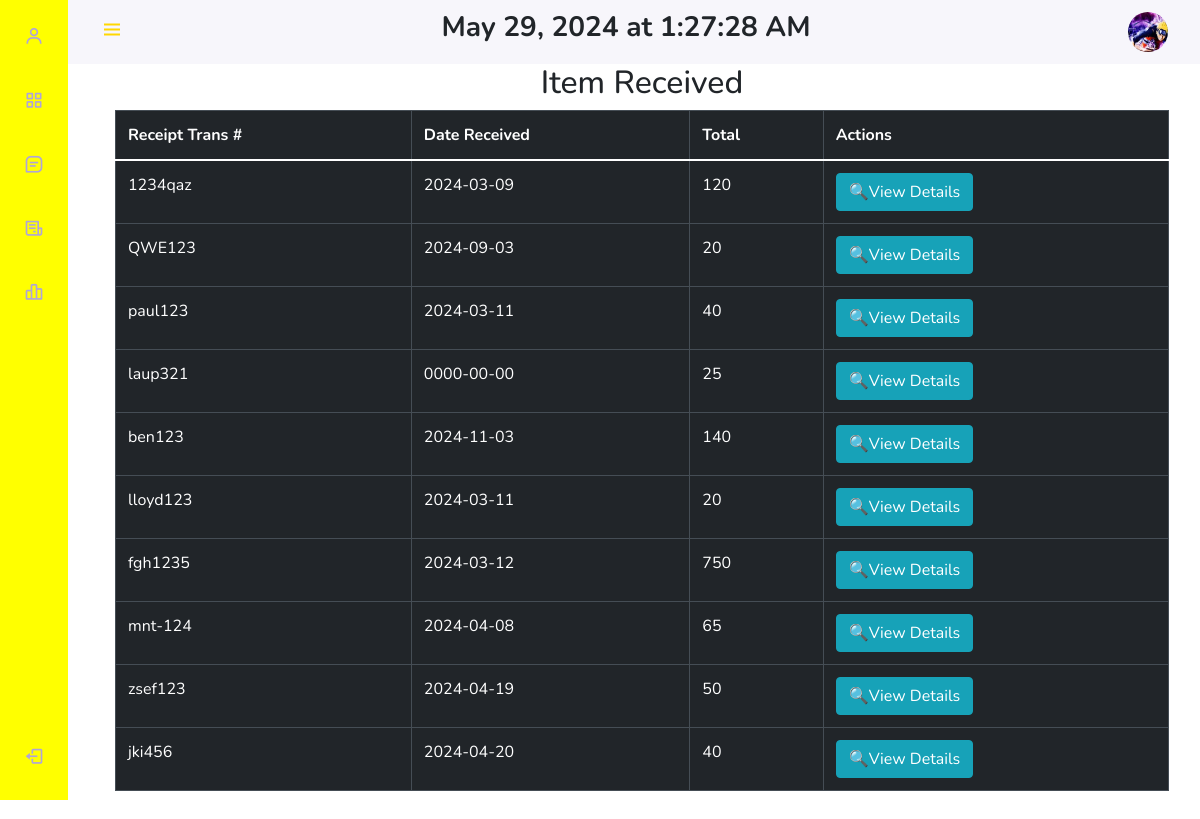
The page /pages/user/user_rdu_view_deliver_received.php (signed in) on the database as committed earlier.
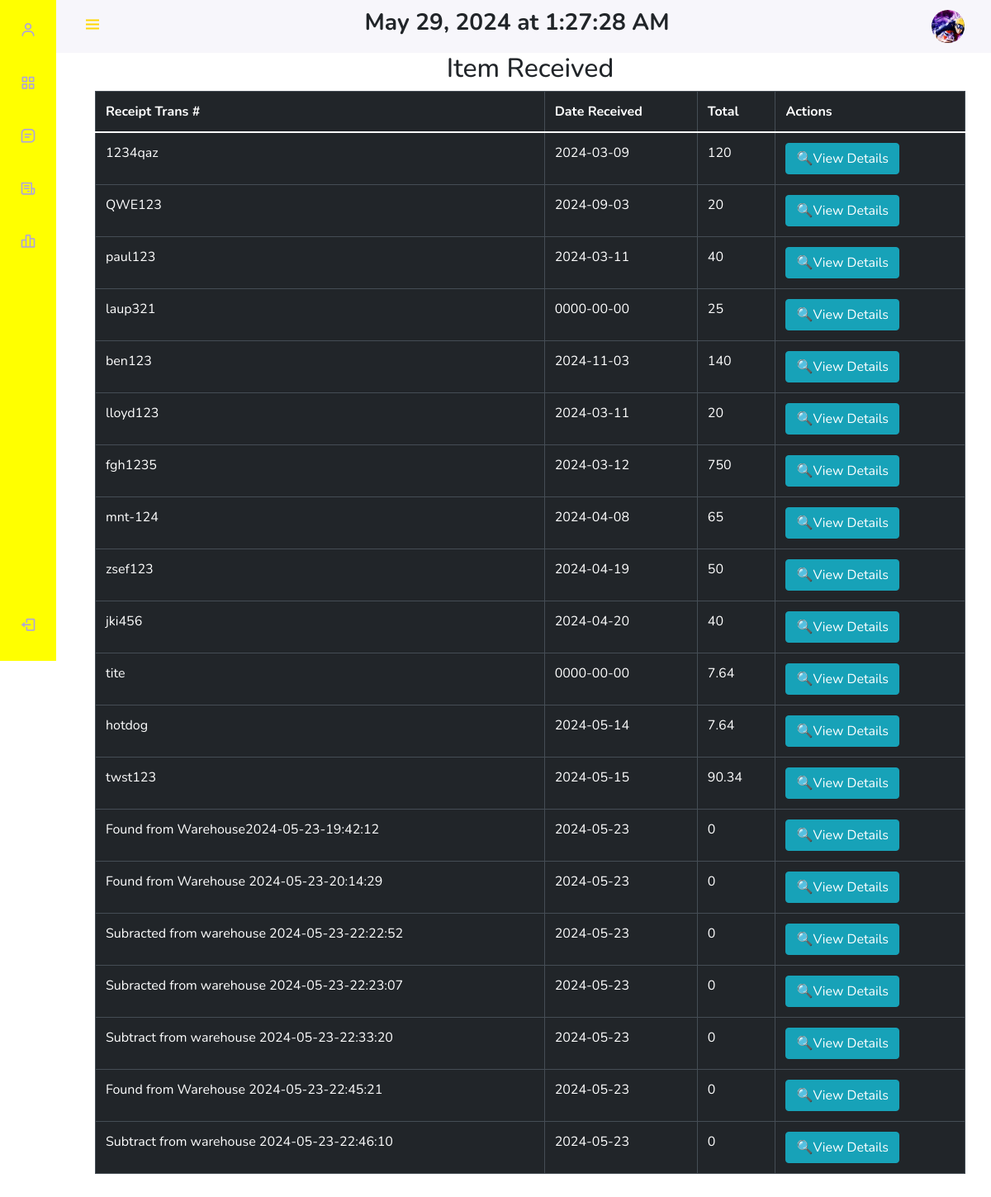
The same page on the database as committed later.
### tables this page shows
CREATE TABLE `deliver_received` (
  `post_trans_number` int(11) NOT NULL,
  `receipt_trans_number` varchar(256) NOT NULL,
  `date_received` date NOT NULL,
  `vendor_name` varchar(255) NOT NULL,
  `total` double NOT NULL,
  `received_by` varchar(256) NOT NULL
);

### pages/user/user_rdu_view_deliver_received.php (the view, shortened to what this page needs)
<!DOCTYPE html>
<html lang="en">
<head>
    <?php include "user_ham.php"; ?>
    <?php
    $data = "SELECT * FROM deliver_received";
    $result = mysqli_query($conn, $data);
    if (mysqli_num_rows($result) > 0) {
        echo "<h2><center>Item Received</center></h2>
    <section class='intro'>
        <div class='gradient-custom-2 h-100'>
            <div class='mask d-flex align-items-center h-100'>
                <div class='container'>
                    <div class='row justify-content-center'>
                        <div class='col-12'>
                            <div class='table-responsive'>
                                <table class='table table-dark table-bordered mb-0'>
                                    <thead>
                                        <tr>
                                            <th scope ='col'>Receipt Trans #</th>
                                            <th scope='col' >Date Received</th>
                                            <th scope='col'>Total</th>
                                            <th scope='col'>Actions</th>
                                        </tr>
                                    </thead>
                                    <tbody>";
        while ($row = mysqli_fetch_assoc($result)) {
            $receipt_trans_number = $row['receipt_trans_number'];
            $date_received = $row['date_received'];
            $total = $row['total'];
            echo "<tr>";
            echo "<td class ='id'>" . $receipt_trans_number . "</td>";
            echo "<td class = 'date'>" . $date_received . "</td>";
            echo "<td  class ='total'>" . $total . "</td>";
            echo "<td><a href='#'class='btn btn-info view_details'>🔍View Details</a></td>";
            echo "</tr>";
        }
        echo "</tbody>
                                </table>
                            </div>
                        </div>
                    </div>
                </div>
            </div>
        </div>
    </section>
    <br/>
        ";
    } else {
        echo "Database is EMPTY";
    }
    ?>
    <br />
    </body>
</html>

Rows that differ between the two databases and show on the page:
added deliver_received: receipt_trans_number "tite", date_received "0000-00-00", total "7.64"
added deliver_received: receipt_trans_number "hotdog", date_received "2024-05-14", total "7.64"
added deliver_received: receipt_trans_number "twst123", date_received "2024-05-15", total "90.34"
added deliver_received: receipt_trans_number "Found from Warehouse2024-05-23-19:42:12", date_received "2024-05-23", total "0"
added deliver_received: receipt_trans_number "Found from Warehouse 2024-05-23-20:14:29", date_received "2024-05-23", total "0"
added deliver_received: receipt_trans_number "Subracted from warehouse 2024-05-23-22:22:52", date_received "2024-05-23", total "0"
added deliver_received: receipt_trans_number "Subracted from warehouse 2024-05-23-22:23:07", date_received "2024-05-23", total "0"
added deliver_received: receipt_trans_number "Subtract from warehouse 2024-05-23-22:33:20", date_received "2024-05-23", total "0"
added deliver_received: receipt_trans_number "Found from Warehouse 2024-05-23-22:45:21", date_received "2024-05-23", total "0"
added deliver_received: receipt_trans_number "Subtract from warehouse 2024-05-23-22:46:10", date_received "2024-05-23", total "0"
